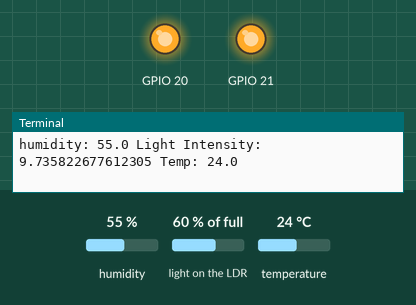
The program below on a simulated Raspberry Pi (BCM pin numbers). Parts: output pins drawn as LEDs (lit = HIGH), the last lines printed to the terminal. The test bench sets the inputs (shaded band); at power-on: light on the LDR 60 % of full, temperature 24 °C, humidity 55 %. The capacitor on the light-sensor pin charges in 0.2 + 60·(1 − level)² ms; the clock reads 2024-03-15 10:24:30 at power-on unless the program sets it.

Above: at 1.2 s.
1.3 s: light on the LDR set to 31 % of full
7.7 s: light on the LDR set to 28 % of full
At 12.3 s:
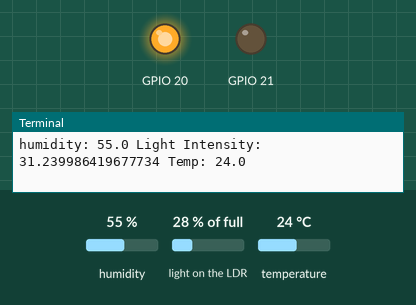
14.1 s: temperature set to 27.6 °C
20.5 s: temperature set to 28.7 °C
At 23.0 s:
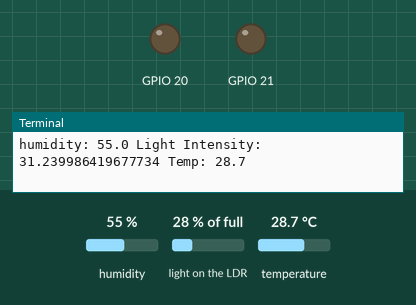
26.9 s: light on the LDR set to 50 % of full
At 28.3 s:
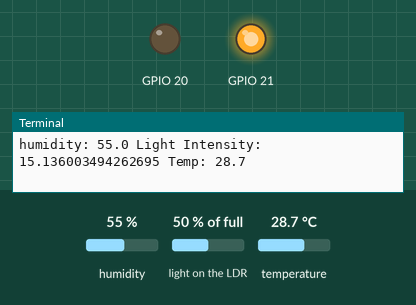
33.3 s: light on the LDR set to 2 % of full
At 39.4 s:
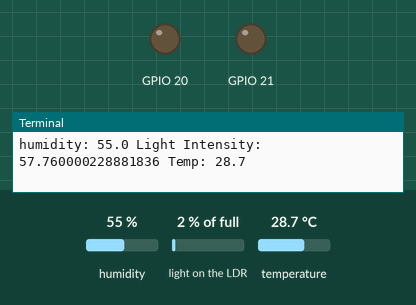
Timing chart, 0 to 40.7 s (numbered marks = the images above; inputs shaded):
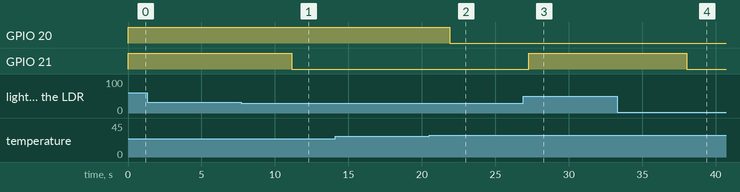

Measured:
- the behaviour switches between 30 and 29 % of full on light on the LDR (found by bisection; images 0 and 1)
- the behaviour switches between 28 and 28.1 °C on temperature (found by bisection; images 1 and 2)
- after the input at 7.7 s, GPIO 21: HIGH → LOW after 3.4 s
- after the input at 20.5 s, GPIO 20: HIGH → LOW after 1.4 s
- after the input at 26.9 s, GPIO 21: LOW → HIGH after 0.37 s
- after the input at 33.3 s, GPIO 21: HIGH → LOW after 4.7 s

The program:

monitoringsystem.py
```python
#save this as monitoringsystem.py
import mylibrary as ml
from time import sleep
#setting the variables
lightthreshold=30
tempthreshold=28
#program logic
ml.deactivateFan()
ml.deactivateLight()
while True:
    humidity,temperature=ml.readDHT22()
    light=ml.getchargingtime()
    print("humidity:",humidity,"Light Intensity:",light,"Temp:",temperature)
    if light > lightthreshold:
        ml.activateLight()
    else:
        ml.deactivateLight()
    if temperature > tempthreshold:
        ml.activateFan()
    else:
        ml.deactivateFan()

    sleep(5)
```

mylibrary.py
```python
#save program as mylibrary.py
#Library
import RPi.GPIO as GPIO
from time import sleep
import time
from time import sleep
import board
import adafruit_dht

#components and setting for relay
GPIO.setwarnings(False)
GPIO.setmode(GPIO.BCM)
GPIO.setup(20,GPIO.OUT)
GPIO.setup(21,GPIO.OUT)

#Component Setup for LDR
GPIO.setmode(GPIO.BCM)
resistorPin = 18

#Components setup for DHT22
dhtDevice = adafruit_dht.DHT22(board.D17, use_pulseio=False)

#functions
def readDHT22():
    try:
        temperature_c = dhtDevice.temperature
        temp=temperature_c
        humidity = dhtDevice.humidity
        if temp == None:
            temp=0
            humidity=0
    except:
        temp=0
        humidity=0
    return (humidity, temp)


#functions for LDR
def getchargingtime():
    GPIO.setup(resistorPin, GPIO.OUT)
    GPIO.output(resistorPin, GPIO.LOW)
    time.sleep(0.1)

    GPIO.setup(resistorPin, GPIO.IN)
    currentTime = time.time()


    diff = 0

    while(GPIO.input(resistorPin) == GPIO.LOW):
        charging_time  = time.time() - currentTime
        diff = charging_time * 1000 #convert to milliseconds

    return diff #charging time in milliseconds

#functions for relay
def activateFan():
    GPIO.output(20,GPIO.LOW)
def deactivateFan():
    GPIO.output(20,GPIO.HIGH)

def activateLight():
    GPIO.output(21,GPIO.LOW)
def deactivateLight():
    GPIO.output(21,GPIO.HIGH)
```
